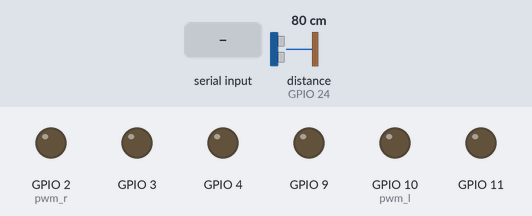
Bench run of a program on a simulated Raspberry Pi (BCM pin numbers). Shown: output pins drawn as LEDs (lit = HIGH). The test bench sets the inputs (shaded band); at power-on: distance to the obstacle (sensor on GPIO 24) 80 cm. The echo pulse lasts 58.3 µs per cm; the clock reads 2024-03-15 10:24:30 at power-on unless the program sets it; pins used as bus, display or sensor lines are not drawn; what the program prints to the terminal is not drawn.

Above: at 1.2 s.
1.3 s: "1" typed at the terminal, then Enter
At 3.0 s:
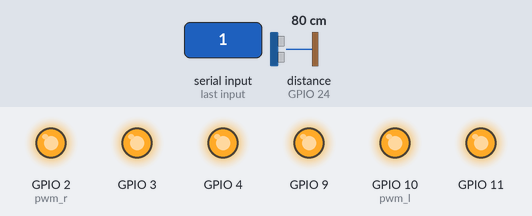
3.3 s: "2" typed at the terminal, then Enter
At 4.1 s:
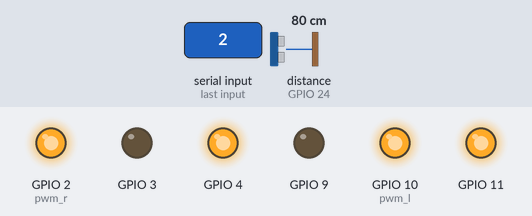
4.8 s: "4" typed at the terminal, then Enter
At 5.3 s:
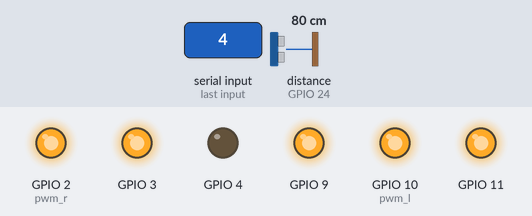
6.3 s: "5" typed at the terminal, then Enter
At 7.5 s:
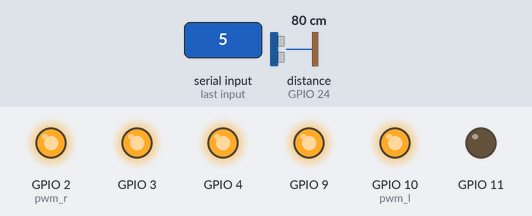
7.8 s: "6" typed at the terminal, then Enter
At 8.7 s:
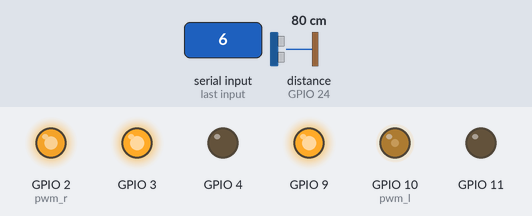
9.3 s: "3" typed at the terminal, then Enter
At 11.1 s:
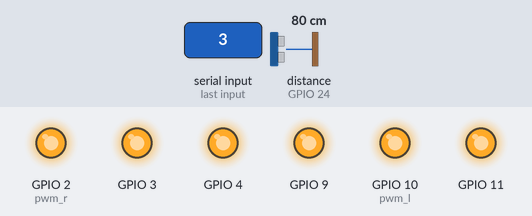
Timing chart, 0 to 12.6 s (numbered marks = the images above; inputs shaded):
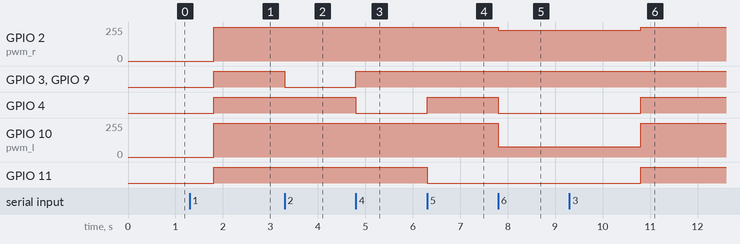

Measured:
- after the input at 1.3 s, GPIO 2 (pwm_r), GPIO 10 (pwm_l): 0/255 → 255/255 after 0.51 s; GPIO 3, GPIO 4, GPIO 9, GPIO 11: LOW → HIGH after 0.51 s
- after the input at 3.3 s, GPIO 3, GPIO 9: HIGH → LOW at once
- after the input at 4.8 s, GPIO 3, GPIO 9: LOW → HIGH at once; GPIO 4: HIGH → LOW at once
- after the input at 6.3 s, GPIO 4: LOW → HIGH at once; GPIO 11: HIGH → LOW at once
- after the input at 7.8 s, GPIO 2 (pwm_r): 255/255 → 230/255 at once; GPIO 4: HIGH → LOW at once; GPIO 10 (pwm_l): 255/255 → 77/255 at once
- after the input at 9.3 s, GPIO 2 (pwm_r): 230/255 → 255/255 after 1.5 s; GPIO 4, GPIO 11: LOW → HIGH after 1.5 s; GPIO 10 (pwm_l): 77/255 → 255/255 after 1.5 s

The program:

car.py
```python
import RPi.GPIO as GPIO
import time


def initcar():
    GPIO.setmode(GPIO.BCM)
    GPIO.setwarnings(False)
    # Left
    GPIO.setup(2, GPIO.OUT)
    GPIO.setup(3, GPIO.OUT)
    GPIO.setup(4, GPIO.OUT)
    # Right
    GPIO.setup(10, GPIO.OUT)
    GPIO.setup(9, GPIO.OUT)
    GPIO.setup(11, GPIO.OUT)


def forward():
    GPIO.setmode(GPIO.BCM)
    GPIO.output(2, True)
    GPIO.output(3, True)
    GPIO.output(4, False)

    GPIO.output(10, True)
    GPIO.output(9, True)
    GPIO.output(11, False)


def test():
    pwm = GPIO.PWM(2, 80)
    pwm.start(90)
    GPIO.output(3, True)
    GPIO.output(4, True)
    while True:
        pwm.ChangeDutyCycle(90)
        time.sleep(3)
        pwm.ChangeDutyCycle(30)
        time.sleep(3)


def right_light():
    GPIO.setmode(GPIO.BCM)
    pwm = GPIO.PWM(2, 80)
    pwm.start(100)
    GPIO.output(3, True)
    GPIO.output(4, False)

    GPIO.output(10, True)
    GPIO.output(9, True)
    GPIO.output(11, False)
    pwm.ChangeDutyCycle(10)


def backward():
    GPIO.setmode(GPIO.BCM)
    GPIO.output(2, True)
    GPIO.output(3, False)
    GPIO.output(4, True)

    GPIO.output(10, True)
    GPIO.output(9, False)
    GPIO.output(11, True)


def stop():
    GPIO.setmode(GPIO.BCM)
    GPIO.output(2, True)
    GPIO.output(3, True)
    GPIO.output(4, True)

    GPIO.output(10, True)
    GPIO.output(9, True)
    GPIO.output(11, True)


def Right():
    GPIO.setmode(GPIO.BCM)

    GPIO.output(2, True)
    GPIO.output(3, True)
    GPIO.output(4, True)

    GPIO.output(10, True)
    GPIO.output(9, True)
    GPIO.output(11, False)


def Left():
    GPIO.output(2, True)
    GPIO.output(3, True)
    GPIO.output(4, False)

    GPIO.output(10, True)
    GPIO.output(9, True)
    GPIO.output(11, True)


def init_hy():
    GPIO.setmode(GPIO.BCM)
    GPIO.setup(Trig_Pin, GPIO.OUT, initial=GPIO.LOW)
    GPIO.setup(Echo_Pin, GPIO.IN)


def checkdist():
    GPIO.output(Trig_Pin, GPIO.HIGH)
    time.sleep(0.000015)
    GPIO.output(Trig_Pin, GPIO.LOW)
    while not GPIO.input(Echo_Pin):
        pass
    t1 = time.time()
    while GPIO.input(Echo_Pin):
        pass
    t2 = time.time()
    return (t2 - t1) * 340 / 2


def test():
    pwm_r = GPIO.PWM(2, 80)
    pwm_r.start(50)
    pwm_l = GPIO.PWM(10, 80)
    pwm_l.start(50)
    GPIO.output(9, True)
    GPIO.output(11, False)
    GPIO.output(3, True)
    GPIO.output(4, False)
    pwm_r.ChangeDutyCycle(90)
    pwm_l.ChangeDutyCycle(30)
    time.sleep(3)


if __name__ == '__main__':

    carren = 2
    carrin1 = 3
    carrin2 = 4

    carlen = 10
    carlin1 = 9
    carlin2 = 11

    Trig_Pin = 23
    Echo_Pin = 24
    initcar()

    init_hy()
    while True:
        command = input('1.前进 2.后退 3.停止 4.左转 5.右转 6.右小转')
        if command == "1":
            while True:
                time.sleep(0.5)
                if checkdist() < 0.4:
                    forward()
                else:
                    stop()
                    break
        elif command == '2':
            backward()
            print(command)
        elif command == '3':
            stop()
            print(command)
        elif command == '4':
            Left()
            print(command)
        elif command == '5':
            Right()
            print(command)
        elif command == '6':
            test()
            print(command)
        else:
            print(command)
```
